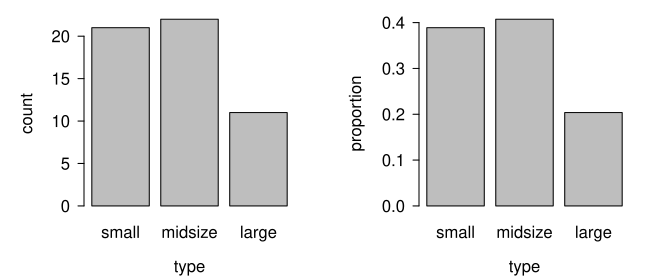

Reproduce this figure in R.
require(openintro)
data(cars)

myPDF('typeBarPlot.pdf', 6.5, 2.8, mar=c(3.6, 4.2, 1, 1.5), mgp=c(2.4, 0.7, 0), las=1, mfrow=1:2)
t <- table(cars$type)[3:1]
barplot(t, axes=TRUE, xlab='type', ylab='count', main='')
par(las=0)



par(las=1, mar=c(3.6, 4.7, 1, 1))
barplot(t, axes=FALSE, xlab='type', ylab='', main='')
axis(2, at=seq(0, 0.4, 0.1)*54, labels=format(seq(0, 0.4, 0.1)))
par(las=0)
mtext('proportion', side=2, line=2.7)

#barplot(t, axes=FALSE, xlab='type', ylab='', main='')


dev.off()
